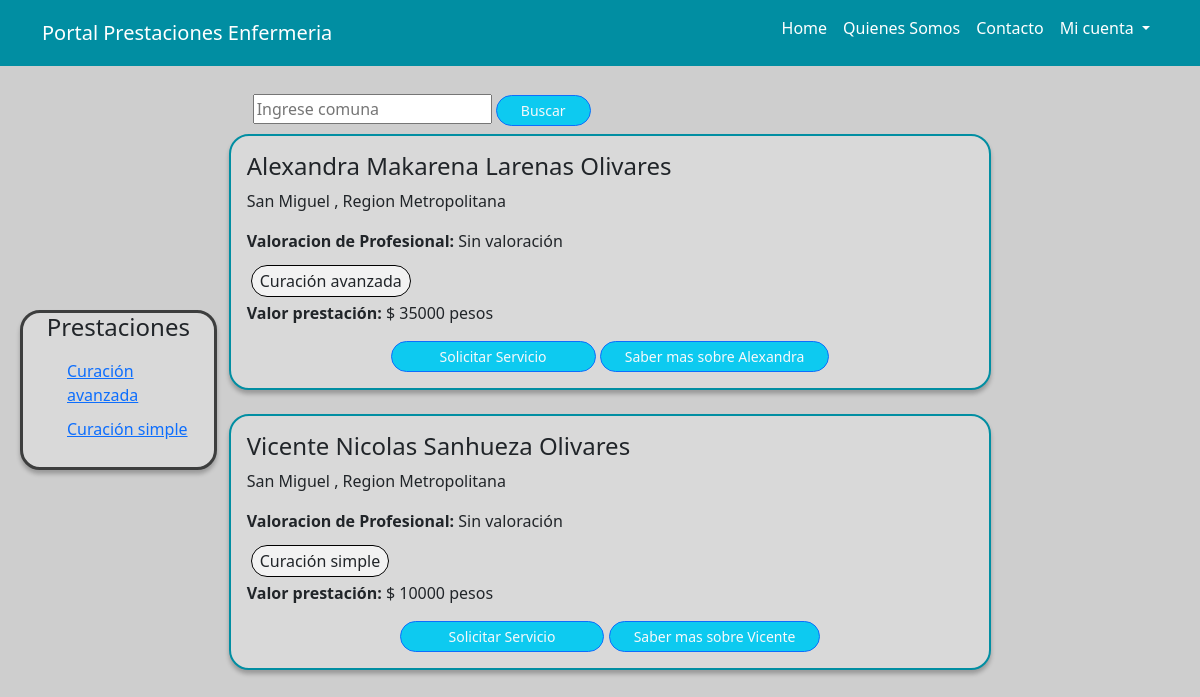
The page / on the database its author committed.
### core/models.py (models this page shows, shortened)
class Profesional(models.Model):
    user = models.OneToOneField(User, null=True, on_delete=models.CASCADE)
    rut_profesional = models.CharField(primary_key=True, max_length=10)
    primer_nombre = models.CharField(max_length=50, blank=True, null=True)
    segundo_nombre = models.CharField(max_length=50, blank=True, null=True)
    primer_apellido = models.CharField(max_length=50, blank=True, null=True)
    segundo_apellido = models.CharField(max_length=50, blank=True, null=True)
    region = models.ForeignKey('Region',blank=True, null=True, db_column='id_region', on_delete=models.CASCADE)
    comuna = models.ForeignKey('Comuna', blank=True, null=True, db_column='id_comuna', on_delete=models.CASCADE)
    prestacion = models.ForeignKey('Prestacion',blank=True, null=True, db_column='id_prestacion', on_delete=models.CASCADE)
    valor = models.DecimalField(max_digits=12, decimal_places=0, blank=True, null=True)
    correo_electronico = models.CharField(max_length=50, blank=True, null=True)
    numero_sis = models.DecimalField(max_digits=15, decimal_places=0, blank=True, null=True)
    telefono = models.DecimalField(max_digits=12, decimal_places=0, blank=True, null=True)
    descripcion = models.TextField(max_length=500, blank=True, null=True)

class Prestacion(models.Model):
    comuna = models.ForeignKey(Comuna, models.DO_NOTHING, db_column='id_comuna')
    nombre = models.CharField(max_length=50, blank=True, null=True)
    def __str__(self):
         return f'{self.nombre}'

class Comuna(models.Model):
    region = models.ForeignKey('Region', db_column='id_region', on_delete=models.CASCADE)
    nombre = models.CharField(max_length=50, blank=True, null=True)
    def __str__(self):
         return f'{self.nombre}'

class Region(models.Model):
    nombre = models.CharField(max_length=50, blank=True, null=True)
    def __str__(self):
         return f'{self.nombre}'

### core/views.py (the view)
# urls.py: path("", home, name = "home"),
def home(request):
    profesionales = Profesional.objects.all()
    data = {
        'profesionales':profesionales
    }
    return render (request, "core/home.html", data)

### core/templates/core/home.html (shortened to what this page needs)
{% extends "core/base_generic.html" %}
{% load static %}
{% block content %}
    <body class ="body1">
	<nav class="navbar  navbar-expand-lg navbar-dark">
        <div class="container">
            <a class="navbar-brand" href="{% url 'home' %}">Portal Prestaciones Enfermeria</a>
            <div class="collapse navbar-collapse" id="navbarSupportedContent">
                <ul class="navbar-nav ms-auto mb-2 mb-lg-0">
                    <li class="nav-item">
                        <a class="nav-link active" aria-current="page" href="{% url 'home' %}">Home</a>
                    </li>
                    <li class="nav-item">
                        <a class="nav-link active" aria-current="page" href="">Quienes Somos</a>
                    </li>
                    <li class="nav-item">
                        <a class="nav-link active" aria-current="page" href="{% url 'contacto' %}">Contacto</a>
                    </li>
                    <li class="nav-item dropdown">
						<a class="nav-link active dropdown-toggle a1 " href="#" id="navbarDropdown" role="button" data-bs-toggle="dropdown" aria-expanded="false">
						  Mi cuenta
						</a>
					  </li>
                </ul>
            </div>
        </div>
    </nav>
	<div class="container-fluid">
	  <section class="row col contenedor-main align-items-center home-section">
		<aside class="col-md-2 filters">
		  <h4 class="list-tittle">Prestaciones</h4>
		  <ul>
            {% for p in profesionales %}
            <li>
                <a href="">{{p.prestacion}}</a>
              </li>
            {% endfor %}
		  </ul>
		</aside>
		<div class="col-md-8 post-section">
      <div class="container center">
        <form class="form-inline my-2 col-md-8 mr-4" action="{% url 'search' %}">
          <input class"form-control mr-sm-2" name="busqueda" type"search" placeholder="Ingrese comuna" aria-label="search">
          <button type="submit" class="btn btn-info btn-outline-primary btn-sm rounded-pill text-light px-4">Buscar</button>
        </form>
      </div>
            {% for p in profesionales %}
		  <div class="post p-3">
			<h4>{{p.primer_nombre}} {{p.segundo_nombre}}  {{p.primer_apellido}}  {{p.segundo_apellido}}</h4>
			<p>{{p.comuna}} , {{p.region}}</p>
			<p><strong>Valoracion de Profesional: </strong>Sin valoración</p>
			<div class="my-2">
			  <span class="prestaciones-pro p-1 px-2 mx-1">{{p.prestacion}}</span>
			</div>
      <p><strong>Valor prestación:</strong> $ {{p.valor}} pesos </p>
			<div class="text-center">
				<button type="button" class="btn btn-info btn-outline-primary btn-sm rounded-pill text-light px-5">Solicitar Servicio</button>
                <a href="{{ p.rut_profesional }}">
                    <button type="button" class="btn btn-info btn-outline-primary btn-sm rounded-pill text-light px-4">Saber mas sobre {{p.primer_nombre}}</button>
                  </a>
            </div>
		  </div>
          <br>
          {% endfor %}
		</div>
	  </section>
	</body>
{% endblock %}

### core/templates/core/base_generic.html (shortened to what this page needs)
<html lang="en">
    <head>
        {% load static %}
      <link rel="stylesheet" type="text/css" href="{% static 'core/css/style.css' %}">
      <link href="https://cdn.jsdelivr.net/npm/bootstrap@5.1.3/dist/css/bootstrap.min.css" rel="stylesheet">
    </head>
    <body style="overflow: scroll; background-attachment: fixed;">
      {% block content %}{% endblock %}
    </body>
  </html>

### core/static/core/css/style.css (style rules this page uses)
body { background: linear-gradient(107.85deg, #3FBF80 0%, #567C90 52.31%, #7032A2 100.43%); mix-blend-mode: normal; background-attachment: fixed; }
html { height: 100%; }
body { font-family: 'Varela', sans-serif; font-size: 14px; line-height: 1.5; color: #333; min-height: 100%; position: relative; width:100%; height:100%; }
a { color: #e1e1e1; }
.navbar { background: #018EA2; }
.body1 { background: #CECECE; }
.filters { background: #D9D9D9; border: 3px solid #3D3E3E; box-shadow: 0px 4px 4px rgba(0, 0, 0, 0.25); border-radius: 20px; }
.home-section { padding-top: 20px; padding-left: 20px; }
li { list-style: none; padding-bottom: 10px; text-align: start; }
.a1 { text-decoration: none; }
.list-tittle { padding-bottom: 10px; text-align: center; }
.post { background: #D9D9D9; border: 2px solid #018EA2; box-shadow: 0px 4px 4px rgba(0, 0, 0, 0.25); border-radius: 20px; align-items: right; }
.post-section { padding-left: 30px; }
.prestaciones-pro { background: #F2F2F2; border: 1px solid #000000; border-radius: 20px; }

### rows shown on the page
Profesional: prestacion "Curación avanzada", primer_nombre "Alexandra", segundo_nombre "Makarena", primer_apellido "Larenas", segundo_apellido "Olivares", comuna "San Miguel", region "Region Metropolitana", valor "35000"
Profesional: prestacion "Curación simple", primer_nombre "Vicente", segundo_nombre "Nicolas", primer_apellido "Sanhueza", segundo_apellido "Olivares", comuna "San Miguel", region "Region Metropolitana", valor "10000"
